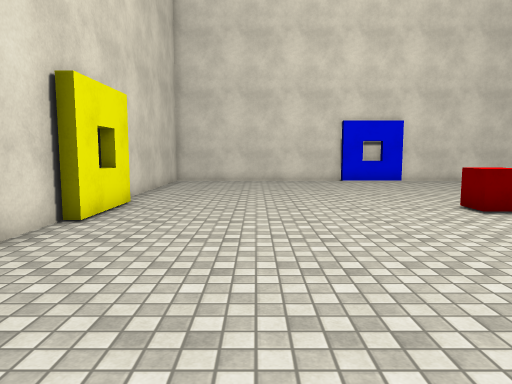
View 1 (above)

12 first-person views from a walk through a scene from a Unity 3-D project. The camera is 1.4 m above the floor, tilts 6° down and sees 70° across. The floor is counted in squares, 1 m on a side. Each view is taken from the middle of a square. On the plan, view 1 faces up. The plan holds only what a view shows up to about 16 squares ahead; the rest is blank. The player is left out. Surface patterns are stand-ins for the level's own textures.

View 2
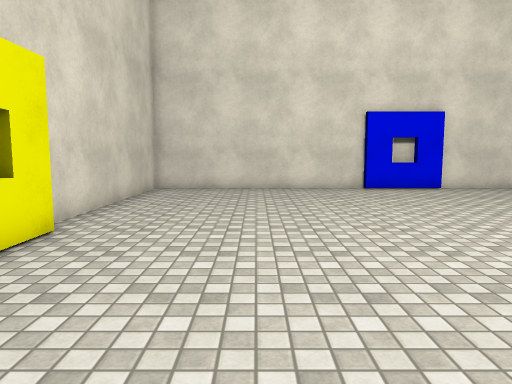

View 3
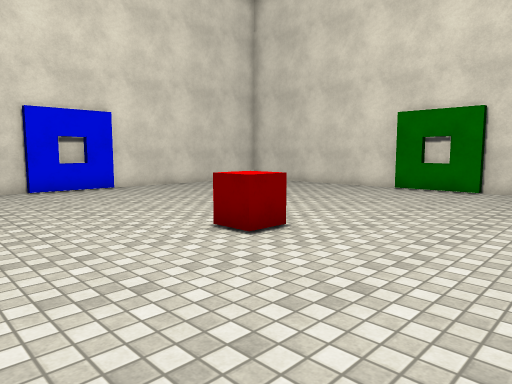

View 4
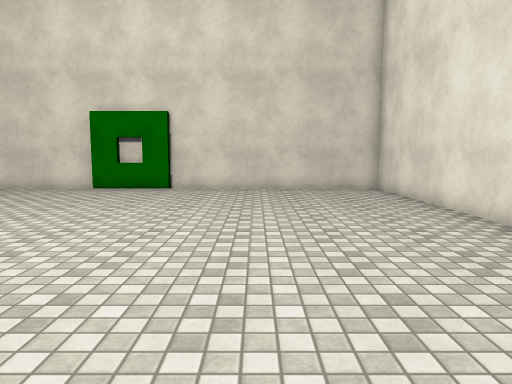

View 5
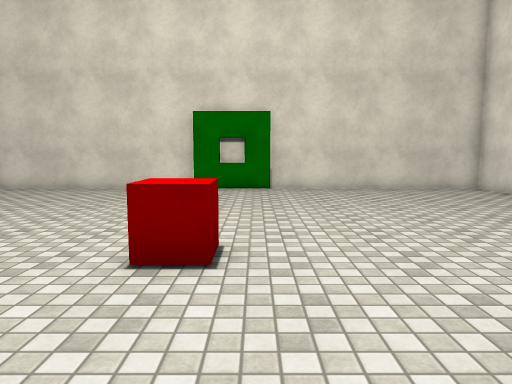

View 6
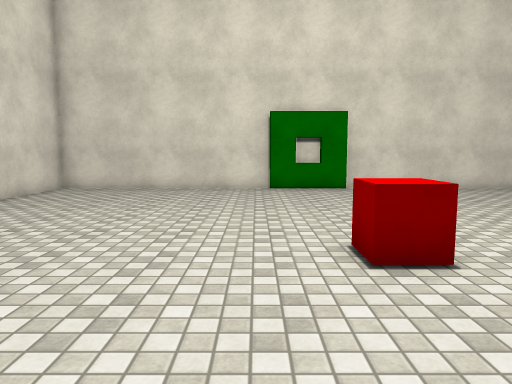

View 7
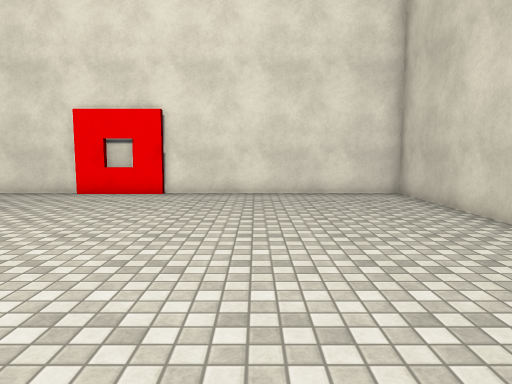

View 8
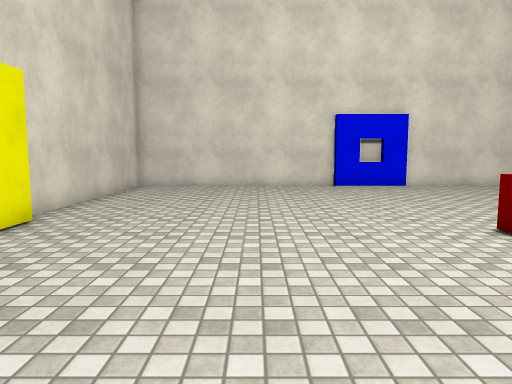

View 9
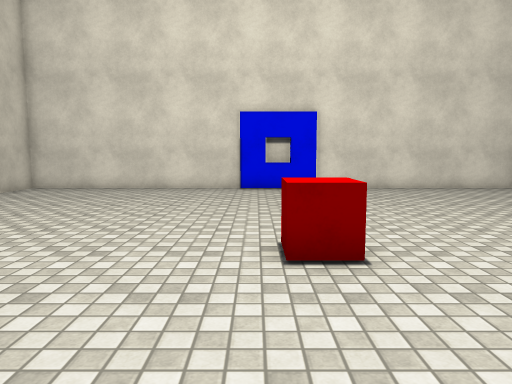

View 10
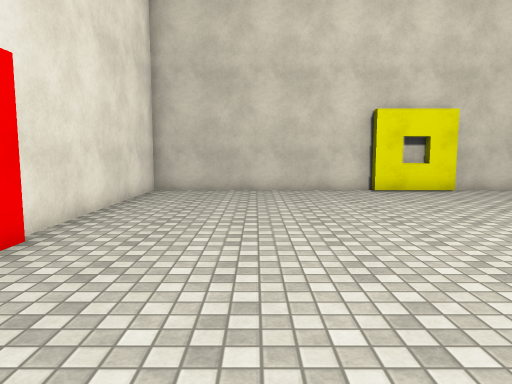

View 11
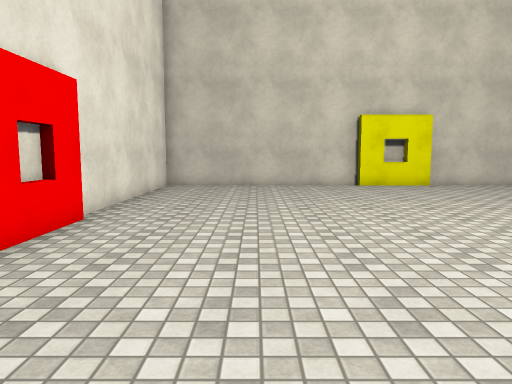

View 12
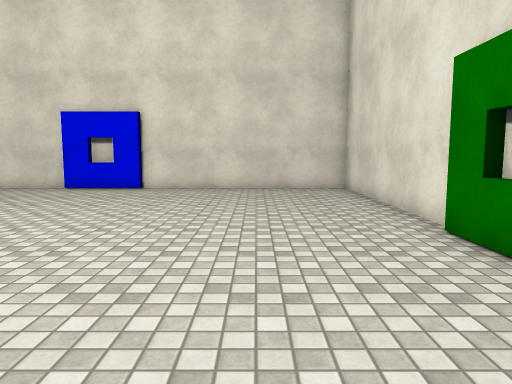

### Floor plan
Points are (right, up) in squares from view 1. A wall is a line through its corners. A room is listed if a view was taken in it or the views show most of it. See-through windows are left out.
Room 1 (views 1, 2, 3, 4, 5, 6, 7, 8, 9, 10, 11, 12)
walls: (15.7, 10.4) (15.7, 18.8) (7.4, 18.8); (6.5, 18.8) (5.4, 18.8); (4.5, 18.8) (-4.1, 18.8) (-4.1, 10.6); (5.4, -0.9) (15.7, -0.9) (15.7, 9.5); (-4.1, 9.5) (-4.1, 8.6); (-4.1, 7.4) (-4.1, -0.9) (4.2, -0.9)
low walls: (15.4, 8.4) (15.4, 10.5); (6.6, 18.5) (4.4, 18.5); (-3.6, 10.5) (-3.6, 8.4); (4.1, -0.7) (6.6, -0.7)
objects: other object (6, 9)

Where each view was taken, in squares from view 1:
view 1: 0 up, 0 right, facing up
view 2: 4 up, 0 right, facing up
view 3: 4 up, 1 right, facing up-right
view 4: 4 up, 1 right, facing right
view 5: 8 up, 1 right, facing right
view 6: 11 up, 1 right, facing right
view 7: 12 up, 1 right, facing down
view 8: 3 up, 1 right, facing up
view 9: 4 up, 5 right, facing up
view 10: 3 up, 10 right, facing left
view 11: 3 up, 12 right, facing left
view 12: 4 up, 12 right, facing up
